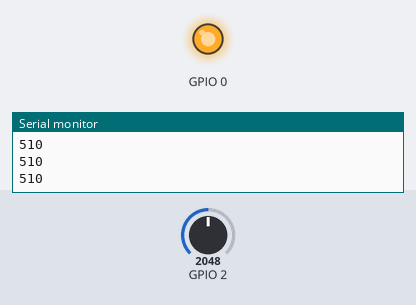
The sketch below on a simulated ESP32. Parts: output pins drawn as LEDs (lit = HIGH), the last lines printed to the serial monitor. Inputs (shaded band) come from the test bench; at power-on: GPIO 2 = 2048.

Above: at 1.2 s.
1.3 s: GPIO 2 set to 491
At 2.3 s:
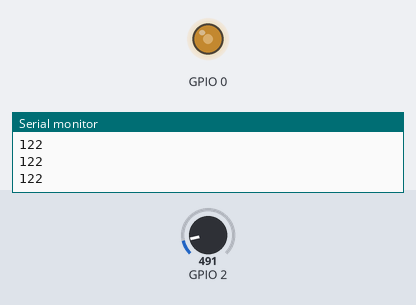
2.8 s: GPIO 2 set to 0
At 3.3 s:
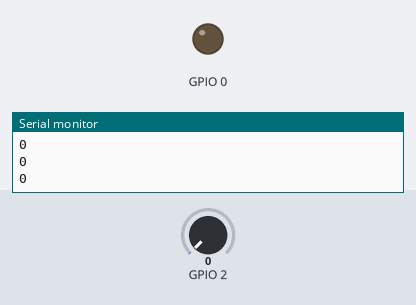
4.3 s: GPIO 2 set to 1228
At 5.7 s:
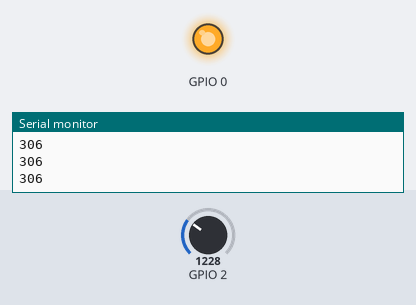
Timing chart, 0 to 7.3 s (numbered marks = the images above; inputs shaded):
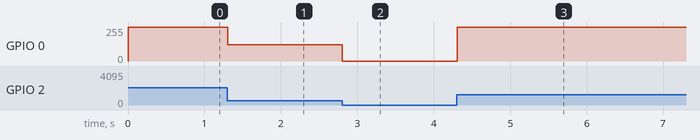

Measured:
- after the input at 1.3 s, GPIO 0: 255/255 → 122/255 at once
- after the input at 2.8 s, GPIO 0: 122/255 → 0/255 at once
- after the input at 4.3 s, GPIO 0: 0/255 → 255/255 at once

The sketch:

28_Led_Potentiometer_ESP32.ino
```cpp
void setup() {
  Serial.begin(9600);
  pinMode(2, INPUT);
  pinMode(0, OUTPUT);
}

void loop() {
  int pot = analogRead(2);
  int bright = pot*255/1023;
  Serial.println(bright);
  analogWrite(0, bright);
}
```
